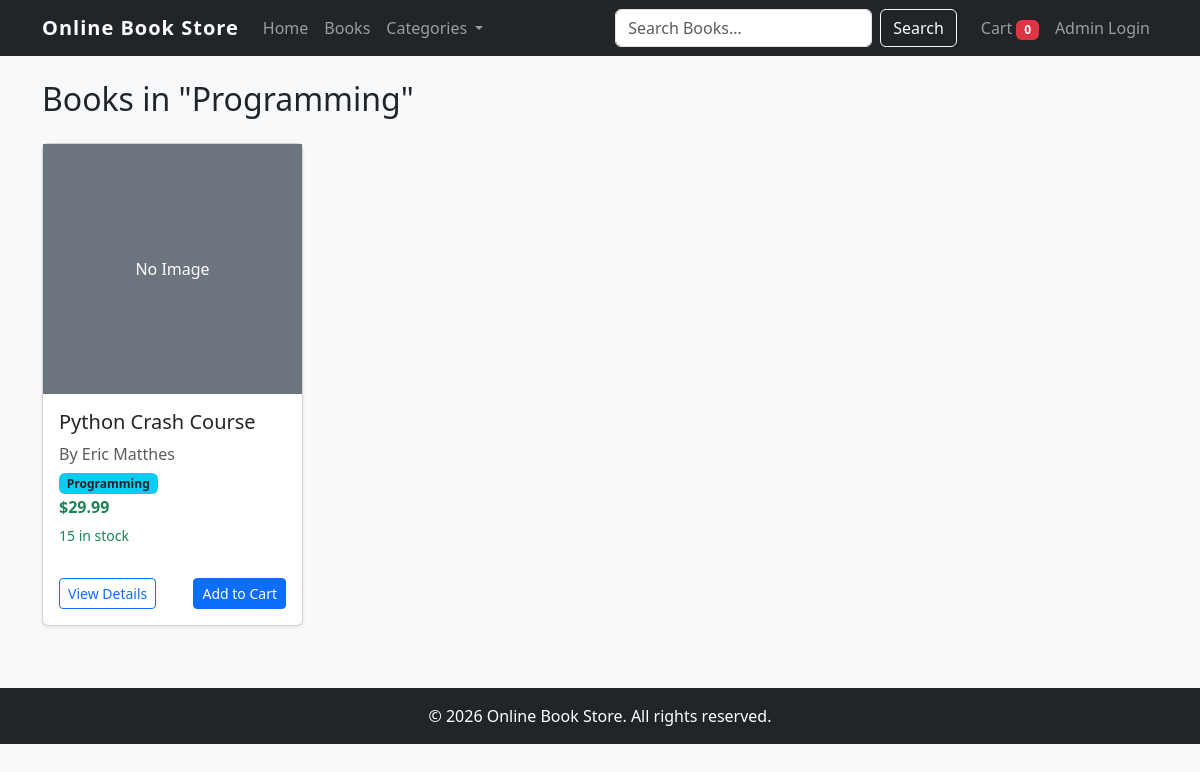
Page /category/1/ on the committed database.
### books/models.py (models this page shows, shortened)
class Category(models.Model):
    name = models.CharField(max_length=100)
    class Meta:
        verbose_name_plural = "Categories"

class Book(models.Model):
    title = models.CharField(max_length=200)
    author = models.CharField(max_length=200)
    price = models.DecimalField(max_digits=10, decimal_places=2)
    category = models.ForeignKey(Category, on_delete=models.CASCADE)
    description = models.TextField()
    image = models.ImageField(upload_to='books/', blank=True, null=True)
    stock = models.IntegerField(default=0)

### books/views.py (the view)
# urls.py: path('category/<int:category_id>/', views.category_books, name='category_books'),
def category_books(request, category_id):
    category = get_object_or_404(Category, id=category_id)
    books = Book.objects.filter(category=category)
    return render(request, 'books/book_list.html', {'books': books, 'current_category': category})

### books/context_processors.py (called while the page is built)
def categories_processor(request):
    return {'global_categories': Category.objects.all()}

### books/templates/books/book_list.html
{% extends 'books/base.html' %}
{% block content %}
<h2 class="mb-4">
    {% if current_category %}
        Books in "{{ current_category.name }}"
    {% else %}
        All Books
    {% endif %}
</h2>
<div class="row row-cols-1 row-cols-md-2 row-cols-lg-4 g-4">
    {% for book in books %}
    <div class="col">
        <div class="card h-100 shadow-sm">
            {% if book.image %}
            <img src="{{ book.image.url }}" class="card-img-top" alt="{{ book.title }}" style="height: 250px; object-fit: cover;">
            {% else %}
            <div class="bg-secondary text-white d-flex align-items-center justify-content-center" style="height: 250px;">
                <span>No Image</span>
            </div>
            {% endif %}
            <div class="card-body d-flex flex-column">
                <h5 class="card-title">{{ book.title }}</h5>
                <p class="card-text text-muted mb-1">By {{ book.author }}</p>
                <p class="card-text mb-1"><span class="badge bg-info text-dark">{{ book.category.name }}</span></p>
                <h6 class="card-text text-success fw-bold">${{ book.price }}</h6>
                <p class="card-text small">
                    {% if book.stock > 0 %}
                        <span class="text-success">{{ book.stock }} in stock</span>
                    {% else %}
                        <span class="text-danger">Out of stock</span>
                    {% endif %}
                </p>
                <div class="mt-auto pt-3 d-flex justify-content-between">
                    <a href="{% url 'book_detail' book.id %}" class="btn btn-outline-primary btn-sm">View Details</a>
                    {% if book.stock > 0 %}
                        <a href="{% url 'add_to_cart' book.id %}" class="btn btn-primary btn-sm">Add to Cart</a>
                    {% else %}
                        <button class="btn btn-secondary btn-sm" disabled>Out of Stock</button>
                    {% endif %}
                </div>
            </div>
        </div>
    </div>
    {% empty %}
    <div class="col-12">
        <div class="alert alert-info">No books found.</div>
    </div>
    {% endfor %}
</div>
{% endblock content %}

### static/css/style.css (style rules this page uses)
body { background-color: #f8f9fa; }
.card { transition: transform 0.2s ease-in-out, box-shadow 0.2s ease-in-out; }

### rows in the picture
Category: name "Programming"
Book: image "No Image", title "Python Crash Course", author "Eric Matthes", category.name "Programming", price "29.99", stock "15", shows "Add to Cart"

### other values in the picture
{{ request.session.cart|length }} "0"
